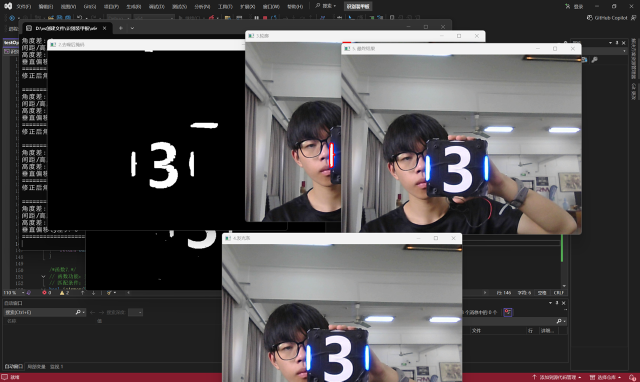
//> input picture 识别装甲板/1.jpg, 1280 x 763 px, given in place of the camera (shown at 1/2 size)
$ ./testOpenCV   (built with g++ and OpenCV 4)
//> lines starting //> are read from the running program, lines starting //| are printed output that depends on the picture; after the words box and inside, x2 and y2 are one past the last pixel; in counts of white or black regions, pixels touching at a corner belong together
//> further down, img is the input picture: 763 rows x 1280 cols, CV_8UC3; mean B, G, R 73.6, 72.7, 75.5
#include<iostream>
#include<vector>
#include<cmath>
#include<opencv2/opencv.hpp>
#include<opencv2/calib3d.hpp>   // PnP必须要这个头文件
using namespace cv;
using namespace std;


// ======================== 宏定义（只定义总尺寸！） ========================
#define ARMOR_WIDTH    0.135   // 灯条范围总宽度 13.5cm 单位米
#define ARMOR_HEIGHT   0.055   // 灯条范围总高度 5.5cm  单位米
// ========================================================================


vector<Point3f> getRealWorldPoints()
{
    vector<Point3f> objPoints;
    float half_w = ARMOR_WIDTH / 2;
    float half_h = ARMOR_HEIGHT / 2;
    // 装甲板真实物理3D点，即装甲板到底长啥样，随着移动这个值也不会变，仅仅代表装甲板的真实大小
    objPoints.push_back(Point3f(-half_w, -half_h, 0));  // 左上
    objPoints.push_back(Point3f(half_w, -half_h, 0));  // 右上
    objPoints.push_back(Point3f(half_w, half_h, 0));  // 右下
    objPoints.push_back(Point3f(-half_w, half_h, 0));  // 左下
    return objPoints;
}

// 相机内参
Mat getCameraMatrix()
{
    return (Mat_<double>(3, 3) <<
        650, 0, 320,
        0, 650, 240,
        0, 0, 1);
}

// 畸变系数
Mat getDistCoeffs()
{
    return Mat::zeros(5, 1, CV_64F);
}

// PnP解算，输入四个角点（getArmors 函数中得到的），返回距离(米)  左上 → 右上 → 右下 → 左下
double solvePnPAndGetDistance(Point2f tl, Point2f tr, Point2f br, Point2f bl)
{
    vector<Point2f> imgPoints;
    imgPoints.push_back(tl);
    imgPoints.push_back(tr);
    imgPoints.push_back(br);
    imgPoints.push_back(bl);

    Mat rvec, tvec;
    solvePnP(
        getRealWorldPoints(),// 真实世界装甲板的4个3D点（固定不变）
        imgPoints,// 画面里装甲板的4个像素点（一直在变）
        getCameraMatrix(),// 相机参数，告诉计算机：你这个摄像头长什么样、焦距多少、画面中心在哪
        getDistCoeffs(),// 畸变参数，修正画面弯曲，比如用手机广角、USB 摄像头拍照时， 画面边缘的直线会变弯，像鱼眼一样凸出来。
        rvec, tvec // 输出结果：旋转 + 位置
    );

    double x = tvec.at<double>(0);// 左右
    double y = tvec.at<double>(1);// 上下
    double z = tvec.at<double>(2);// 前后（距离）   这三个数就是pnp算出的装甲板在相机 3D 空间里的真实位置
    double distance = sqrt(x * x + y * y + z * z);

    return distance;
}


// 定义颜色阈值结构体
// 用于存储HSV颜色空间的范围参数
struct ColorRange {
    int h_min, h_max;    // 色调最小值、最大值
    int s_min, s_max;    // 饱和度最小值、最大值
    int v_min, v_max;    // 亮度最小值、最大值
};

// 定义蓝色灯条的HSV阈值
ColorRange blue_range = { 66,110,55,255,234,255 };

/*函数1.
函数功能：把图像从 BGR 转 HSV 色彩空间，根据输入图像和颜色范围，生成颜色掩码（提取指定颜色区域）
参数：img-原始图像  range-颜色阈值范围
返回值：生成的二值化掩码图像
*/
Mat getColorMask(Mat& img, ColorRange& range) {
    Mat hsv, mask;
    // 将图像从BGR色彩空间转换为HSV色彩空间
    cvtColor(img, hsv, COLOR_BGR2HSV);
//> hsv: 763 rows x 1280 cols, CV_8UC3; mean H, S, V 30.4, 13.3, 77.4
    // 根据HSV范围提取目标颜色，生成二值掩码
    inRange(hsv,
        Scalar(range.h_min, range.s_min, range.v_min),
        Scalar(range.h_max, range.s_max, range.v_max),
        mask);
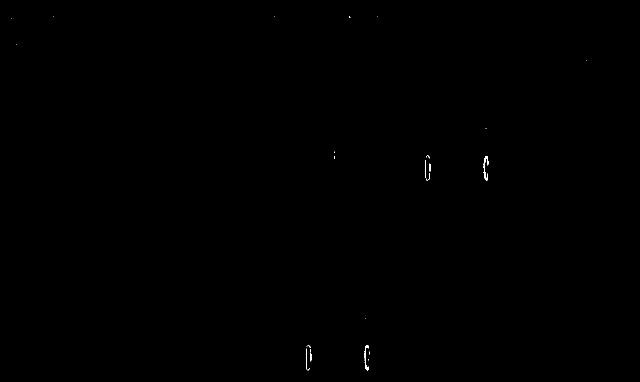
//> mask: 763 rows x 1280 cols, CV_8UC1 (shown at 1/2 size); 0.06% white in thin lines or dots, all inside (x1, y1, x2, y2) = (22, 32, 1173, 741)
    return mask;
}

/*函数2.
函数功能：对掩码图像进行形态学去噪 + 面积滤波，去除小噪点干扰
参数：mask-原始二值掩码
返回值：去噪干净的二值掩码
*/
Mat denoise(Mat& mask)
{
    // 轻微竖向膨胀，只补小缺口，不野蛮放大
    Mat kernelV = getStructuringElement(MORPH_RECT, Size(2, 9));
    dilate(mask, mask, kernelV);
    // 轻度闭运算，填中间小黑点
    Mat kernelClose = getStructuringElement(MORPH_RECT, Size(2, 7));
    morphologyEx(mask, mask, MORPH_CLOSE, kernelClose);
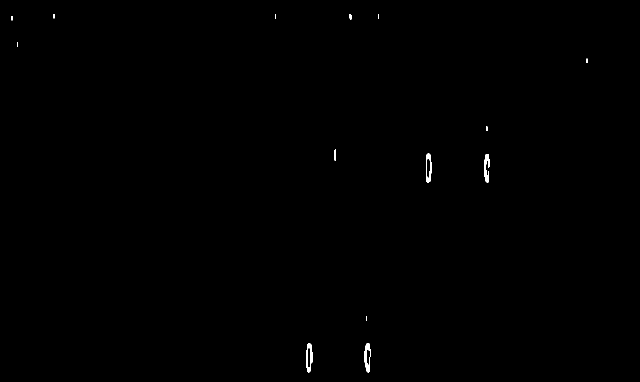
//> mask: 763 rows x 1280 cols, CV_8UC1 (shown at 1/2 size); 0.19% white; 14 white regions (7 under 20 px)

    // 第二步：用面积直接删掉所有小白噪点
    vector<vector<Point>> contours;//定义一个轮廓容器
    findContours(mask, contours, RETR_EXTERNAL, CHAIN_APPROX_SIMPLE);
//> contours = 14 contours, 8 with area under 20; largest, box (x1, y1, x2, y2) and area: (613, 686, 625, 745) 510, (852, 307, 864, 366) 504, (968, 308, 980, 366) 332, (729, 687, 742, 745) 326, (669, 299, 672, 321) 42, (699, 28, 703, 40) 28

    // 新建一个全黑画布
    Mat cleanMask = Mat::zeros(mask.size(), CV_8UC1);

    // 只保留面积大于阈值的轮廓，小的直接扔掉
    double minArea = 20;
    for (auto& cnt : contours)
    {
        if (contourArea(cnt) > minArea)
        {
            drawContours(cleanMask, vector<vector<Point>>{cnt}, 0, Scalar(255), -1);
        }
    }
//> this loop made 14 passes
//> cnt on passes 9, 10, 11, 13, 14: 4 Points (x, y): [34, 85], [34, 93], [35, 93], [35, 85], 4 Points (x, y): [23, 32], [23, 40], [24, 40], [24, 32], 4 Points (x, y): [756, 29], [756, 37], [757, 37], [757, 29], 4 Points (x, y): [550, 28], [550, 36], [551, 36], [551, 28], 4 Points (x, y): [107, 28], [107, 36], [108, 36], [108, 28]
//> cleanMask: 763 rows x 1280 cols, CV_8UC1; 0.21% white; 6 white regions

    return cleanMask;
}

/*函数3.
函数功能：查找图像中有效轮廓，提取轮廓
参数：mask-二值化掩码图像
返回值：符合面积条件的有效轮廓集合
*/
vector<vector<Point>> findLightContours(Mat& mask) {
    vector<vector<Point>> contours;
    findContours(mask, contours, RETR_EXTERNAL, CHAIN_APPROX_SIMPLE);
//> contours = 6 contours; box (x1, y1, x2, y2) and area: (613, 686, 625, 745) 510, (852, 307, 864, 366) 504, (968, 308, 980, 366) 332, (729, 687, 742, 745) 326, (669, 299, 672, 321) 42, (699, 28, 703, 40) 28

    vector<vector<Point>> valid_contours;
    for (auto& cnt : contours) {        // 正常循环
        if (contourArea(cnt) > 40) {    // 正常过滤
            valid_contours.push_back(cnt); //  正常填充
        }
    }
//> this loop made 6 passes
    return valid_contours; // 返回有数据的轮廓
}

/*函数4.    核心灯条判断
函数功能：判断旋转矩形是否符合灯条特征（宽高比、尺寸限制）
参数：rect-轮廓的最小外接旋转矩形
返回值：true-是灯条 false-不是灯条
*/
bool isLightBar(RotatedRect& rect)
{
    float w = rect.size.width;
    float h = rect.size.height;

    float tw = min(w, h);
    float th = max(w, h);
    float ratio = tw / th;

    // 宽高比限制：灯条必须细长
    if (ratio < 0.03 || ratio > 0.4)
        return false;

    // 高度范围限制
    if (th < 6 || th > 200)
        return false;

    return true;
}

/*函数5.
函数功能：从所有轮廓中筛选出符合灯条特征的旋转矩形
参数：contours-所有有效轮廓
返回值：灯条旋转矩形集合
*/
vector<RotatedRect> getLightBars(vector<vector<Point>>& contours) {
    vector<RotatedRect> light_bars;
    for (auto& cnt : contours) { // 遍历每一个轮廓

        RotatedRect rect = minAreaRect(cnt);// 生成最小外接旋转矩形

        if (isLightBar(rect)) {// 判断是否为灯条，符合则加入集合，调用子函数islightbar
            light_bars.push_back(rect);
        }
    }
    return light_bars;
}

// 灯条结构体：存储灯条完整信息，方便装甲板匹配
struct LightBar {
    RotatedRect rect;    // 灯条旋转矩形
    Point2f center;      // 灯条中心点坐标
    float height;        // 灯条高度
    float angle;         // 灯条旋转角度
};

/*函数6.
函数功能：将旋转矩形转换为灯条结构体，统一角度与数据格式      在getArmors函数中被调用
参数：rects-灯条旋转矩形集合
返回值：灯条结构体集合
*/
vector<LightBar> convertToLightBars(vector<RotatedRect>& rects) {
    vector<LightBar> bars;
    for (auto& rect : rects) {
        LightBar bar;
        bar.rect = rect;
        bar.center = rect.center;
        bar.height = max(rect.size.width, rect.size.height);
        bar.angle = rect.angle;

        // 支持倒着识别：统一把角度压到 0~90，不区分正反
        float w = rect.size.width;
        float h = rect.size.height;
        if (w > h)
            bar.angle -= 90;

        // 只保留绝对值，不判断正反
        bar.angle = abs(bar.angle);

        bars.push_back(bar);
    }
    return bars;
}

/*函数7.
函数功能：判断两个灯条是否能组成装甲板          在getArmors函数中被调用
匹配条件：角度差、距离比例、高度差、垂直偏移
参数：bar1、bar2-待匹配的两个灯条
返回值：true-可组成装甲板
*/
bool isArmor(LightBar& bar1, LightBar& bar2) {
    // 倒着、斜着都能识别：只判断角度差绝对值，不限制方向
    float angleDiff = abs(abs(bar1.angle) - abs(bar2.angle));

    // 区分左右灯条
    LightBar leftBar = (bar1.center.x < bar2.center.x) ? bar1 : bar2;
    LightBar rightBar = (bar1.center.x < bar2.center.x) ? bar2 : bar1;

    // 计算匹配所需参数
    float distance = sqrt(pow(leftBar.center.x - rightBar.center.x, 2) + pow(leftBar.center.y - rightBar.center.y, 2));//两点距离公式
    float avgHeight = (leftBar.height + rightBar.height) / 2;// (左高 + 右高) / 2，就是平均高度
    float distanceRatio = distance / avgHeight;//距离 / 平均高度
    float heightDiff = abs(leftBar.height - rightBar.height);//abs(左高 - 右高);
    float yDiff = abs(leftBar.center.y - rightBar.center.y);//abs(左y - 右y);

    bool pass = true;

    // 装甲板匹配条件
    if (angleDiff > 40) pass = false;//angleDiff > 25
    if (distanceRatio < 0.5 || distanceRatio > 8) pass = false;//距离比例不对
    if (heightDiff > avgHeight * 0.9) pass = false;//高度差太大
    if (yDiff > avgHeight * 2.0) pass = false;//垂直偏移太大

    return pass;
}

/*函数8. 辅助函数角点排序        在getLightBarEndpoints中被调用
函数功能：对旋转矩形的四个角点进行排序（上下、左右排序）
参数：pts-旋转矩形的四个角点
*/
void sortRectPoints(Point2f pts[4]) {
    sort(pts, pts + 4, [](Point2f a, Point2f b) { return a.y < b.y; });
    if (pts[0].x > pts[1].x) swap(pts[0], pts[1]);
    if (pts[2].x > pts[3].x) swap(pts[2], pts[3]);
}

/*函数9. 辅助函数
函数功能：获取灯条矩形的四个端点（左上、右上、左下、右下）
参数：rect-灯条旋转矩形
*/
void getLightBarEndpoints(RotatedRect rect, Point2f& topL, Point2f& topR, Point2f& botL, Point2f& botR) {
    Point2f pts[4];
    rect.points(pts);
    sortRectPoints(pts);//角点排序
    topL = pts[0];
    topR = pts[1];
    botL = pts[2];
    botR = pts[3];
}

/*函数10.  最终装甲板匹配与绘制
函数功能：从所有灯条中匹配出装甲板，绘制边框与交叉线，并生成外接矩形
参数：rotatedBars-灯条旋转矩形集合 img-用于绘制的图像
返回值：装甲板外接矩形集合
*/
vector<Rect> getArmors(vector<RotatedRect>& rotatedBars, Mat& img) {
    vector<LightBar> bars = convertToLightBars(rotatedBars);// 先调用 convertToLightBars
    vector<Rect> armors;
    vector<bool> used(bars.size(), false);

    for (int i = 0; i < bars.size(); ++i) {
        if (used[i]) continue;
        for (int j = i + 1; j < bars.size(); ++j) {
            if (used[j]) continue;
            if (isArmor(bars[i], bars[j])) {//调用isarmor函数

                // 区分左右灯条
                LightBar leftBar = (bars[i].center.x < bars[j].center.x) ? bars[i] : bars[j];
                LightBar rightBar = (bars[i].center.x < bars[j].center.x) ? bars[j] : bars[i];

                // 获取两个灯条的四个角点
                Point2f lt1, rt1, lb1, rb1;
                Point2f lt2, rt2, lb2, rb2;
                getLightBarEndpoints(leftBar.rect, lt1, rt1, lb1, rb1);//取灯条四个角的点
                getLightBarEndpoints(rightBar.rect, lt2, rt2, lb2, rb2);

                // 组合装甲板四个角点
                Point2f tl = lt1;
                Point2f tr = rt2;
                Point2f bl = lb1;
                Point2f br = rb2;

                // 绘制装甲板外框
                line(img, tl, tr, Scalar(0, 255, 0), 2);
                line(img, tr, br, Scalar(0, 255, 0), 2);
                line(img, br, bl, Scalar(0, 255, 0), 2);
                line(img, bl, tl, Scalar(0, 255, 0), 2);

                // 绘制交叉对角线
                line(img, tl, br, Scalar(0, 255, 0), 1);
                line(img, tr, bl, Scalar(0, 255, 0), 1);

                // 绘制装甲板中心点
                circle(img, (tl + br) * 0.5f, 4, Scalar(0, 255, 255), -1);
                // PnP计算距离并显示
                double dis = solvePnPAndGetDistance(tl, tr, br, bl);
                putText(img, to_string(dis).substr(0, 4) + "m", Point(tl.x, tl.y - 10), FONT_HERSHEY_SIMPLEX, 0.6, Scalar(0, 255, 255), 2);
                // 生成装甲板外接正矩形
                int minX = min({ (int)tl.x, (int)tr.x, (int)bl.x, (int)br.x });
                int maxX = max({ (int)tl.x, (int)tr.x, (int)bl.x, (int)br.x });
                int minY = min({ (int)tl.y, (int)tr.y, (int)bl.y, (int)br.y });
                int maxY = max({ (int)tl.y, (int)tr.y, (int)bl.y, (int)br.y });
                armors.push_back(Rect(minX, minY, maxX - minX, maxY - minY));

                // 标记已使用，避免重复匹配
                used[i] = used[j] = true;
                break;
            }
        }
    }
    return armors;
}

// 主函数：程序入口
int main()
{
    // 打开摄像头
    VideoCapture cap(0);
    if (!cap.isOpened())
    {
        cout << "摄像头打开失败" << endl;
        return -1;
    }
    // 摄像头参数配置：曝光、白平衡等
    //cap.set(CAP_PROP_AUTO_EXPOSURE, 0);// 关闭自动曝光
    cap.set(CAP_PROP_EXPOSURE, -5); // 手动曝光（-6更暗，灯条更亮）
    //cap.set(CAP_PROP_AUTO_WB, 0);// 关闭自动白平衡
    //cap.set(CAP_PROP_WB_TEMPERATURE, 4500); // 手动白平衡*/

    // 循环读取每一帧
    while (1)
    {
        Mat img;
        cap >> img;

        // 1. 生成颜色掩码
        Mat mask = getColorMask(img, blue_range);
        imshow("1,颜色掩码", mask);

        // 2. 掩码去噪
        mask = denoise(mask);
        imshow("2.去噪后掩码", mask);

        // 3. 查找有效轮廓
        vector<vector<Point>> contours = findLightContours(mask);
//> contours = 5 contours; box (x1, y1, x2, y2) and area: (613, 686, 625, 745) 510, (852, 307, 864, 366) 504, (968, 308, 980, 366) 332, (729, 687, 742, 745) 326, (669, 299, 672, 321) 42
        Mat contour_img = img.clone();
        drawContours(contour_img, contours, -1, Scalar(0, 0, 255), 2);//用红色线画出轮廓
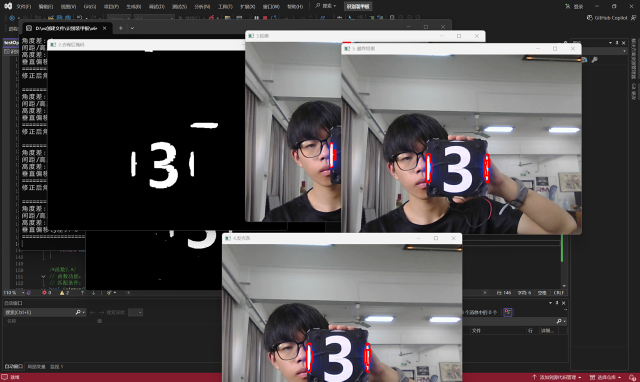
//> contour_img: 763 rows x 1280 cols, CV_8UC3 (shown at 1/2 size); 0.2% of pixels changed, all inside (x1, y1, x2, y2) = (612, 298, 981, 746)
        imshow("3.轮廓", contour_img);

        // 4. 筛选灯条并绘制
        vector<RotatedRect> light_bars = getLightBars(contours);
//> the loop in getLightBars, `for (auto& cnt : contours)` made 5 passes
//> (rect, w in isLightBar, h in isLightBar, tw in isLightBar, th in isLightBar, ratio in isLightBar) on passes 1 to 5: (centre (735, 715.5), size (57, 12), angle -90, 57, 12, 12, 57, 0.211), (centre (618.5, 715), size (58, 11), angle -90, 58, 11, 11, 58, 0.19), (centre (973.5, 336.5), size (57, 11), angle -90, 57, 11, 11, 57, 0.193), (centre (857.5, 336), size (58, 11), angle -90, 58, 11, 11, 58, 0.19), (centre (670, 309.5), size (21, 2), angle -90, 21, 2, 2, 21, 0.0952)
//> light_bars = 5 RotatedRects (x, y, width, height, angle): [735, 715.5, 57, 12, -90], [618.5, 715, 58, 11, -90], [973.5, 336.5, 57, 11, -90], [857.5, 336, 58, 11, -90], [670, 309.5, 21, 2, -90]
        Mat light_img = img.clone();
        for (auto& bar : light_bars) {
            Point2f pts[4];
            bar.points(pts);
            for (int i = 0; i < 4; i++) {
                line(light_img, pts[i], pts[(i + 1) % 4], Scalar(0, 255, 0), 2);
            }
        }
//> this loop made 5 passes
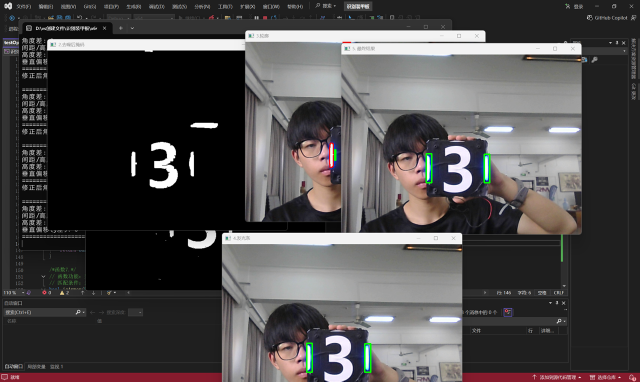
//> light_img: 763 rows x 1280 cols, CV_8UC3 (shown at 1/2 size); 0.18% of pixels changed, all inside (x1, y1, x2, y2) = (612, 298, 981, 746)
        imshow("4.发光条", light_img);

        // 打印灯条信息（可选）
        for (int i = 0; i < light_bars.size(); i++) {
            float w = light_bars[i].size.width;
            float h = light_bars[i].size.height;
            float tw = min(w, h);
            float th = max(w, h);
            cout << "灯条" << i << ": 中心(" << light_bars[i].center.x << "," << light_bars[i].center.y
                << ") 宽=" << w << " 高=" << h
                << " angle=" << light_bars[i].angle
                << " 宽高比=" << tw / th << endl;
        }
//> this loop made 5 passes
//> (w, h, tw, th) on passes 1 to 5: (57, 12, 12, 57), (58, 11, 11, 58), (57, 11, 11, 57), (58, 11, 11, 58), (21, 2, 2, 21)
//| 灯条0: 中心(735,715.5) 宽=57 高=12 angle=-90 宽高比=0.210526
//| 灯条1: 中心(618.5,715) 宽=58 高=11 angle=-90 宽高比=0.189655
//| 灯条2: 中心(973.5,336.5) 宽=57 高=11 angle=-90 宽高比=0.192982
//| 灯条3: 中心(857.5,336) 宽=58 高=11 angle=-90 宽高比=0.189655
//| 灯条4: 中心(670,309.5) 宽=21 高=2 angle=-90 宽高比=0.0952381
        cout << "=========================" << endl;

        // 5. 匹配装甲板并绘制结果
        Mat result = img.clone(); // 先克隆
        vector<Rect> armors = getArmors(light_bars, result); // 画线画在result上
//> the loop in convertToLightBars, `for (auto& rect : rects)` made 5 passes
//> (bar.rect, w, h) on passes 1 to 5: (centre (735, 715.5), size (57, 12), angle -90, 57, 12), (centre (618.5, 715), size (58, 11), angle -90, 58, 11), (centre (973.5, 336.5), size (57, 11), angle -90, 57, 11), (centre (857.5, 336), size (58, 11), angle -90, 58, 11), (centre (670, 309.5), size (21, 2), angle -90, 21, 2)
//> in getArmors, `vector<LightBar> bars = convertToLightBars(rotatedBars);`: bars = 5 items
//> the loop in getArmors, `for (int i = 0; i < bars.size(); ++i)` made 5 passes
//> after the loop in getArmors, `for (int i = 0; i < bars.size(); ++i)`:
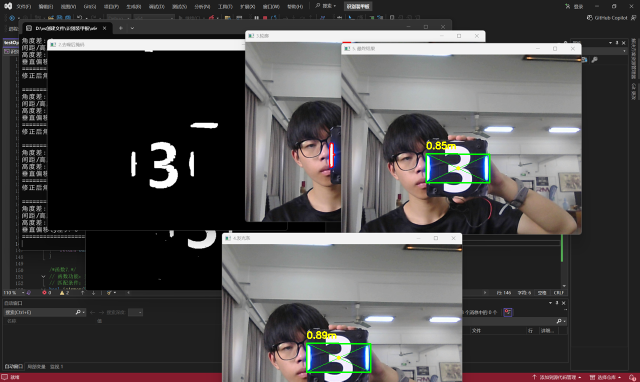
//> img: 763 rows x 1280 cols, CV_8UC3 (shown at 1/2 size); 0.38% of pixels changed, all inside (x1, y1, x2, y2) = (612, 283, 981, 746)
//> after the loop in getArmors, `for (int i = 0; i < bars.size(); ++i)`: armors = 2 Rects (x, y, width, height): [613, 686, 128, 58], [852, 307, 127, 58]; used = [1, 1, 1, 1, 0]

        for (auto& armor : armors) {
            rectangle(result, armor, Scalar(255, 0, 0), 2);
        }
//> this loop made 2 passes
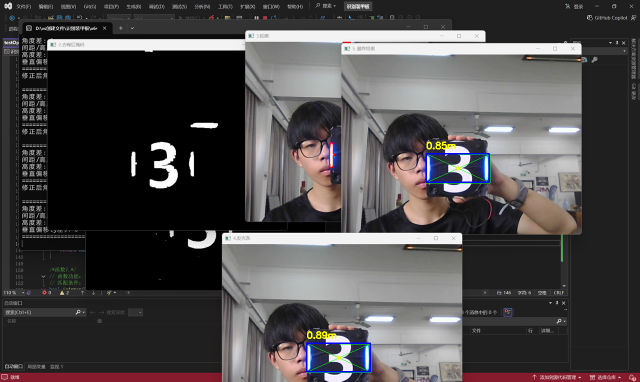
//> result: 763 rows x 1280 cols, CV_8UC3 (shown at 1/2 size); 0.22% of pixels changed, all inside (x1, y1, x2, y2) = (612, 306, 980, 745)
        imshow("5. 最终结果", result);

        // ESC 退出
        if (waitKey(1) == 27)
//> the Esc key is pressed
            break;
    }

    // 释放资源
    cap.release();
    destroyAllWindows();
    return 0;
}
